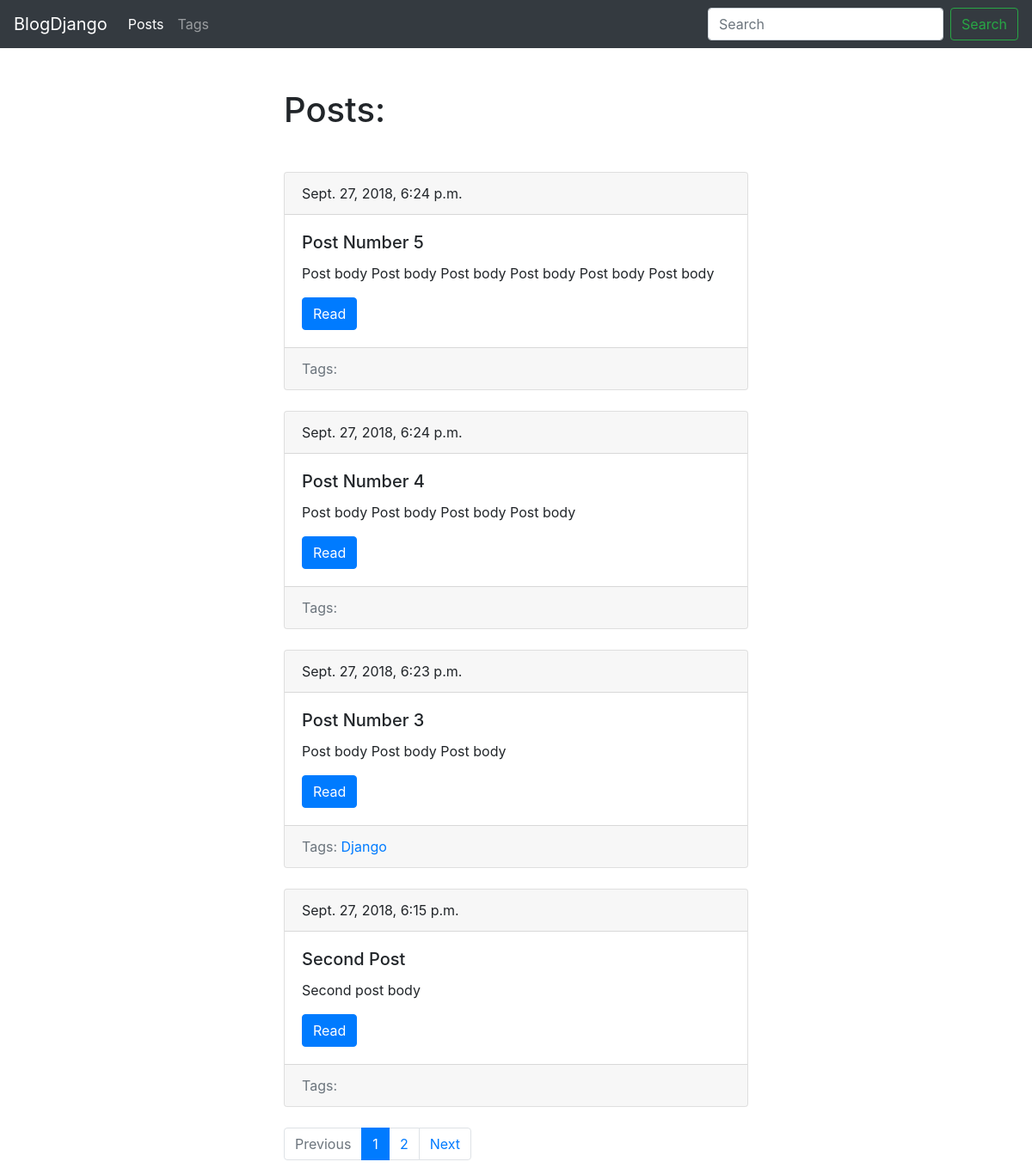
Before: /blog/ with the older database file.
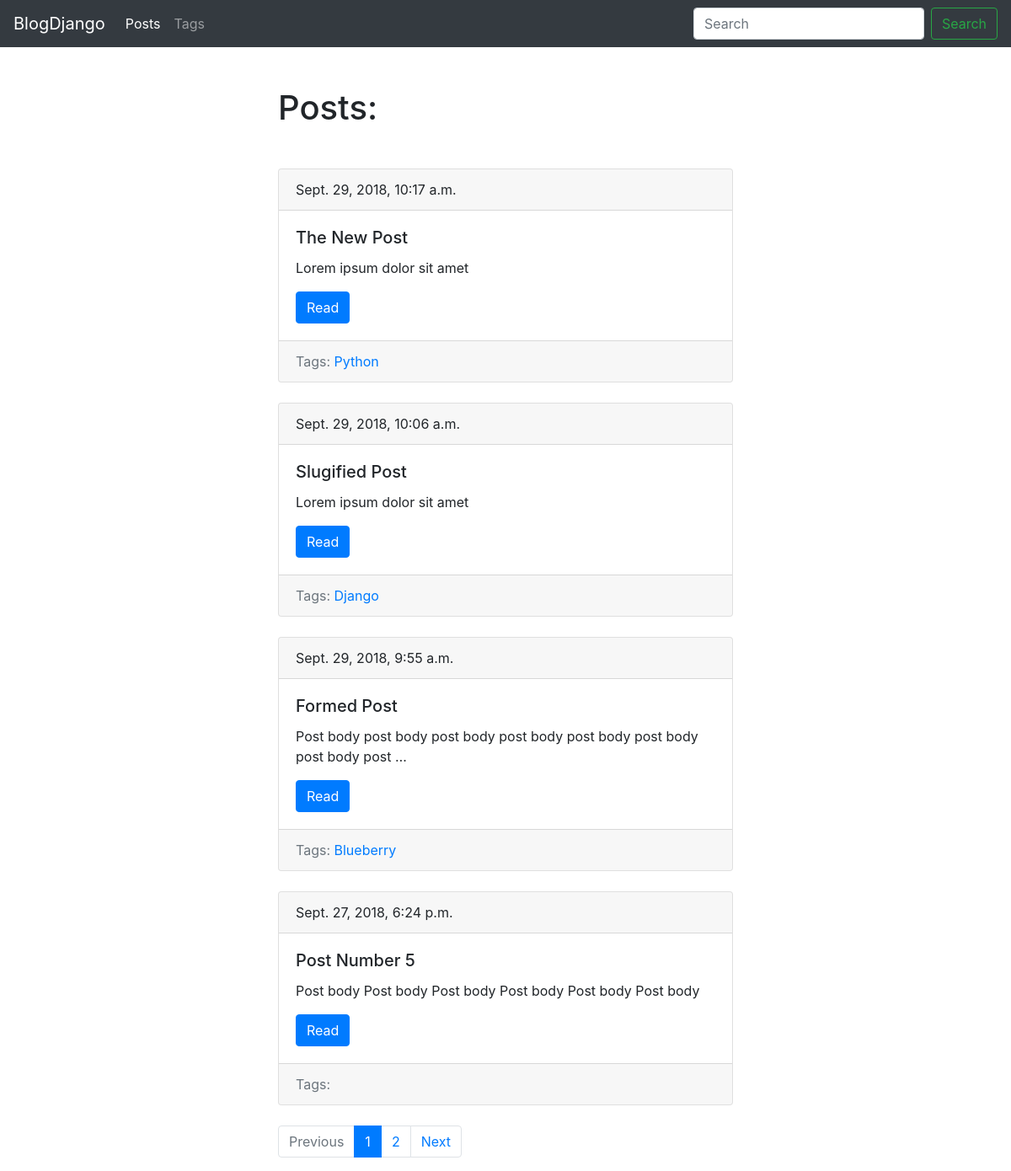
After: the same page with the newer database file.
### blog/models.py (models this page shows, shortened)
class Post(models.Model):
    title = models.CharField(max_length=150, db_index=True)
    slug = models.SlugField(max_length=150, blank=True, unique=True)
    body = models.TextField(blank=True, db_index=True)
    tags = models.ManyToManyField('Tag', blank=True, related_name='posts')
    date_pub = models.DateTimeField(auto_now_add=True)
    class Meta:
        ordering = ['-date_pub']
    def get_absolute_url(self):
        return reverse('post_detail_url', kwargs={'slug': self.slug})

class Tag(models.Model):
    title = models.CharField(max_length=50)
    slug = models.SlugField(max_length=50, unique=True)
    class Meta:
        ordering = ['title']
    def get_absolute_url(self):
        return reverse('tag_detail_url', kwargs={'slug': self.slug})

### blog/views.py (the view)
# urls.py: path('', posts_list, name='posts_list_url'),
def posts_list(request):
    search_query = request.GET.get('search', '')
    if not search_query:
        posts = Post.objects.all()
    else:
        posts = Post.objects.filter(
            Q(title__icontains=search_query) |
            Q(body__icontains=search_query)
        )
    paginator = Paginator(posts, 4)
    page_number = request.GET.get('page', 1)
    page = paginator.get_page(page_number)
    is_paginated = page.has_other_pages()
    if page.has_previous():
        prev_url = '?page={}'.format(page.previous_page_number())
    else:
        prev_url = ''
    if page.has_next():
        next_url = '?page={}'.format(page.next_page_number())
    else:
        next_url = ''
    context={
        'page': page,
        'is_paginated': is_paginated,
        'prev_url': prev_url,
        'next_url': next_url
    }
    return render(request, 'blog/index.html', context=context)

### blog/templates/blog/index.html (shortened to what this page needs)
{% extends 'blog/blog-base.html' %}
{% block content %}
    <h1 class="mb-5">Posts:</h1>
    {% for post in page.object_list %}
        {% include 'blog/includes/post_card.html' %}
    {% endfor %}
{% endblock %}

### blog/templates/blog/includes/post_card.html
<div class="card mb-4">
<div class="card-header">
    {{ post.date_pub }}
</div>
<div class="card-body">
    <h5 class="card-title">{{ post.title }}</h5>
    <p class="card-text">{{ post.body|truncatewords:15 }}</p>
    <a href="{{ post.get_absolute_url }}" class="btn btn-primary">Read</a>
</div>
<div class="card-footer text-muted">
    Tags:
    {% for tag in post.tags.all %}
        <a href="{{ tag.get_absolute_url }}">{{ tag.title }}</a>
    {% endfor %}
</div>
</div>

Changed rows visible on the page:
no longer on this page (row unchanged): Post: date_pub "Sept. 27, 2018, 6:24 p.m.", title "Post Number 4", body "Post body Post body Post body Post body"
no longer on this page (row unchanged): Post: date_pub "Sept. 27, 2018, 6:23 p.m.", title "Post Number 3", body "Post body Post body Post body", Tag (title "Django")
no longer on this page (row unchanged): Post: date_pub "Sept. 27, 2018, 6:15 p.m.", title "Second Post", body "Second post body"
added Post: date_pub "Sept. 29, 2018, 10:17 a.m.", title "The New Post", body "Lorem ipsum dolor sit amet"
now on this page (row unchanged): Tag: title "Python", shown under "Sept. 29, 2018, 10:17 a.m."
added Post: date_pub "Sept. 29, 2018, 10:06 a.m.", title "Slugified Post", body "Lorem ipsum dolor sit amet", Tag (title "Django")
added Post: date_pub "Sept. 29, 2018, 9:55 a.m.", title "Formed Post", body "Post body post body post body post body post body post body post body post …"
now on this page (row unchanged): Tag: title "Blueberry", shown under "Sept. 29, 2018, 9:55 a.m."
